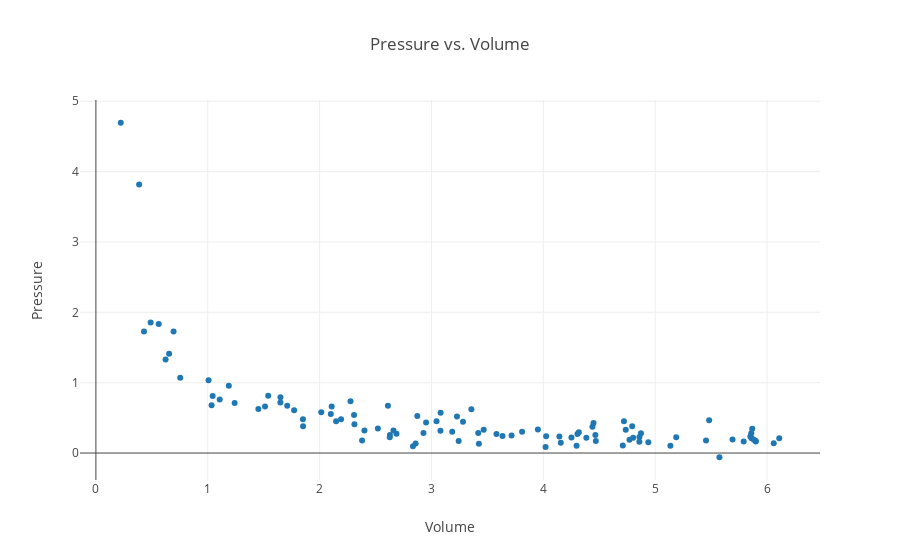

This figure's notebook cell:
### Code cell
# Imports, borrowing code from a 'library' that is used to generate the graph.
import plotly.offline as py
from plotly.offline import init_notebook_mode, iplot
import plotly.graph_objs as go
import numpy as np
from numpy import random as rand
import math
init_notebook_mode(connected=True)

# Initialize data sets. This makes sure it does not graph old data from previous experiments.
gx = []
gy = []

# Constant multiple in Boyle's Law.
kB = 1

# Boyle's Law is technically PV = k, where k is constant for that specific system, (It varies between systems.)
# and P1V1 = P2V2 is only a result of this relationship. Students do not need to learn this however.
# For simplicity k is set to 1.

# Randomly generate data based on user defined volume and number of trials.
for i in range(0, N):
    temp = rand.random_sample() * volume
    
    # Prevent large outliers.
    # The limit is arbitrary, it is just so the graph looks nice and so the relationship is clearly defined.
    limit = rand.random_sample() + 1
    while(k/temp > volume/limit):
        temp = rand.random_sample() * volume
    
    # Adds standard deviation to points (For more info see Intro to Standard Deviation).
    outputx = rand.uniform(temp-(rand.random_sample()/3), temp+(rand.random_sample()/3))
    outputy = rand.uniform((k/temp)-(rand.random_sample()/3), (k/temp)+(rand.random_sample()/3))
    
    # Add the values to the list of data.
    gx.append(outputx)
    gy.append(outputy)

# Organizes data.
trace = go.Scatter(x=gx, y=gy, mode='markers')

# Labels graph.
templayout = go.Layout(title='Pressure vs. Volume', xaxis=dict(title='Volume'), yaxis=dict(title='Pressure'))

# Renders graph. 
tempdata = [trace]
fig = go.Figure(data=tempdata, layout=templayout)
py.iplot(fig, filename='scatter-plot')

### Figure 1 — Plotly figure (JSON) as saved in the notebook; plotly's stock layout.template omitted (floating-point values rounded to 4 significant figures)
{"data": [{"mode": "markers", "type": "scatter", "uid": "04abd52e-85fa-11e8-a3fa-28cfe9142f7f", "x": [3.282, 1.034, 2.858, 2.1, 2.628, 4.317, 4.859, 3.357, 5.859, 2.952, 4.465, 6.06, 6.109, 4.711, 5.9, 1.107, 4.297, 4.305, 0.4301, 3.418, 3.81, 4.469, 1.188, 4.156, 1.044, 1.24, 5.482, 3.243, 4.795, 5.791, 0.6543, 3.186, 2.015, 5.899, 2.834, 1.852, 5.454, 1.541, 4.144, 2.148, 0.2222, 4.439, 1.65, 1.512, 1.452, 0.7539, 3.716, 2.873, 2.66, 2.192, 1.649, 5.851, 4.384, 3.424, 1.851, 0.6945, 4.859, 5.188, 2.311, 2.308, 4.77, 2.929, 2.401, 0.4894, 4.025, 4.737, 2.38, 5.862, 3.951, 0.6227, 4.873, 2.108, 3.228, 4.721, 5.883, 1.711, 3.08, 4.448, 1.007, 2.276, 4.803, 5.136, 1.772, 5.868, 2.627, 0.5618, 2.687, 4.939, 4.02, 3.082, 2.611, 2.521, 3.581, 5.692, 0.3866, 3.635, 5.575, 3.045, 4.251, 3.467], "y": [0.4432, 0.6798, 0.1362, 0.554, 0.2558, 0.2938, 0.2265, 0.6217, 0.2811, 0.4354, 0.2577, 0.1404, 0.2087, 0.1087, 0.1631, 0.7592, 0.1041, 0.2715, 1.729, 0.2834, 0.3017, 0.1728, 0.9572, 0.1447, 0.8102, 0.7119, 0.4647, 0.1711, 0.3823, 0.1649, 1.411, 0.3029, 0.5794, 0.1695, 0.09646, 0.3792, 0.1766, 0.8151, 0.2335, 0.4505, 4.694, 0.3738, 0.7925, 0.6626, 0.6247, 1.07, 0.2507, 0.5273, 0.3189, 0.4788, 0.7182, 0.2365, 0.217, 0.1317, 0.4787, 1.727, 0.1603, 0.2261, 0.4087, 0.5394, 0.1889, 0.2838, 0.3212, 1.854, 0.2384, 0.3321, 0.1788, 0.2116, 0.3331, 1.329, 0.2809, 0.662, 0.5189, 0.4526, 0.19, 0.6738, 0.3179, 0.4274, 1.034, 0.7374, 0.2182, 0.1025, 0.6068, 0.346, 0.225, 1.835, 0.2748, 0.155, 0.0841, 0.5733, 0.6731, 0.348, 0.2722, 0.1913, 3.817, 0.2417, -0.05985, 0.4511, 0.2195, 0.3299]}], "layout": {"title": "Pressure vs. Volume", "xaxis": {"title": "Volume"}, "yaxis": {"title": "Pressure"}}}
